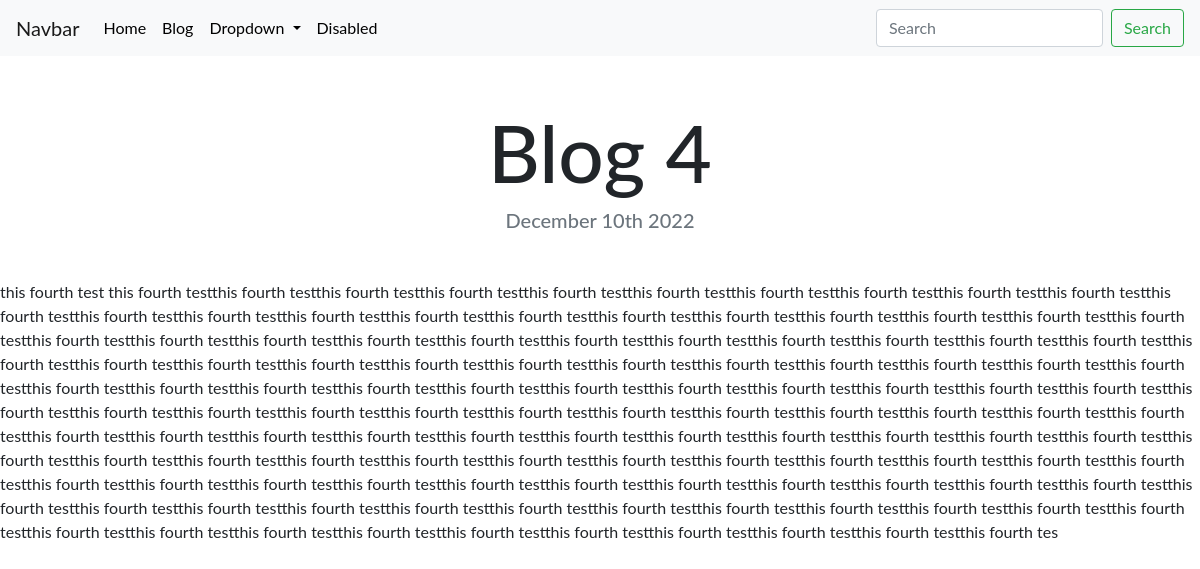
The app's page /blog/4, older data.
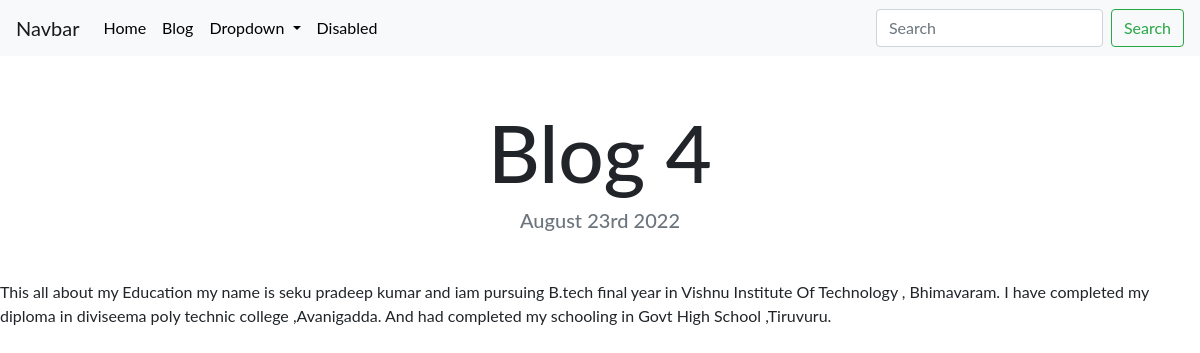
The same page, newer data.
### blog/models.py (models this page shows, shortened)
class project_blog(models.Model):
      title = models.CharField(max_length=100)
      description = models.TextField(max_length=2000, default='DEFAULT VALUE')
      date = models.DateField(default='2020-10-10')

### blog/views.py (the view)
# urls.py: path('<int:blog_id>', views.detail, name='detail'),
def detail(request,blog_id):
    blog = get_object_or_404(project_blog,pk=blog_id)
    return render(request,'blog/detail.html',{'blog': blog})

### blog/templates/blog/detail.html
{% extends "portfolio/base.html" %}
{% load static %}
{% block content %}
<h1 class="text-center mt-5" id="blogdetailtitle">{{ blog.title }}</h1>
<h5 class="text-center text-muted mb-5">{{ blog.date|date:'F jS Y' }}</h5>
{{ blog.description|safe }}
{% endblock %}

Row changes from the older to the newer data that the page shows:
changed project_blog "Blog 4": date "December 10th 2022" → "August 23rd 2022"; description "this fourth test this fourth testthis fourth testthis fourth testthis fourth testthis fourth testthis fourth testthis fourth testthis fourth testthis fourth testthis fourth testthis fourth testthis fourth testthis fourth testthis fourth testthis fourth testthis fourth testthis fourth testthis fourth testthis fourth testthis fourth testthis fourth testthis fourth testthis fourth testthis fourth testthis fourth testthis fourth testthis fourth testthis fourth testthis fourth testthis fourth testthis fourth testthis fourth testthis fourth testthis fourth testthis fourth testthis fourth testthis fourth testthis fourth testthis fourth testthis fourth testthis fourth testthis fourth testthis…" → "This all about my Education my name is seku pradeep kumar and iam pursuing B.tech final year in Vishnu Institute Of Technology , Bhimavaram. I have completed my diploma in diviseema poly technic college ,Avanigadda. And had completed my schooling in Govt High School ,Tiruvuru."
